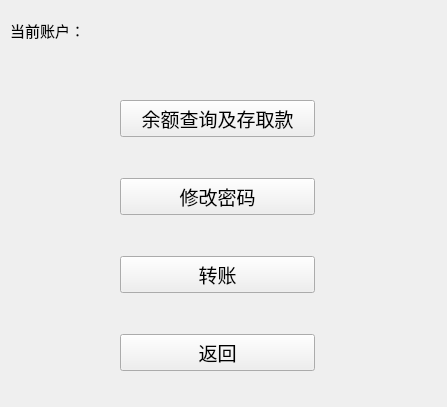
<?xml version="1.0" encoding="UTF-8"?>
<ui version="4.0">
 <class>menu</class>
 <widget class="QWidget" name="menu">
  <property name="geometry">
   <rect>
    <x>0</x>
    <y>0</y>
    <width>447</width>
    <height>407</height>
   </rect>
  </property>
  <property name="windowTitle">
   <string>菜单</string>
  </property>
  <widget class="QWidget" name="layoutWidget">
   <property name="geometry">
    <rect>
     <x>10</x>
     <y>0</y>
     <width>291</width>
     <height>61</height>
    </rect>
   </property>
   <layout class="QHBoxLayout" name="horizontalLayout">
    <item>
     <widget class="QLabel" name="label">
      <property name="font">
       <font>
        <family>微软雅黑</family>
        <pointsize>11</pointsize>
       </font>
      </property>
      <property name="text">
       <string>当前账户：</string>
      </property>
     </widget>
    </item>
    <item>
     <widget class="QLabel" name="user">
      <property name="font">
       <font>
        <family>微软雅黑</family>
        <pointsize>11</pointsize>
       </font>
      </property>
      <property name="text">
       <string/>
      </property>
     </widget>
    </item>
   </layout>
  </widget>
  <widget class="QWidget" name="">
   <property name="geometry">
    <rect>
     <x>120</x>
     <y>100</y>
     <width>195</width>
     <height>271</height>
    </rect>
   </property>
   <layout class="QVBoxLayout" name="verticalLayout">
    <item>
     <widget class="QPushButton" name="pushButton">
      <property name="font">
       <font>
        <family>微软雅黑</family>
        <pointsize>14</pointsize>
       </font>
      </property>
      <property name="text">
       <string>余额查询及存取款</string>
      </property>
     </widget>
    </item>
    <item>
     <spacer name="verticalSpacer">
      <property name="orientation">
       <enum>Qt::Vertical</enum>
      </property>
      <property name="sizeHint" stdset="0">
       <size>
        <width>20</width>
        <height>30</height>
       </size>
      </property>
     </spacer>
    </item>
    <item>
     <widget class="QPushButton" name="pushButton_2">
      <property name="font">
       <font>
        <family>微软雅黑</family>
        <pointsize>14</pointsize>
       </font>
      </property>
      <property name="text">
       <string>修改密码</string>
      </property>
     </widget>
    </item>
    <item>
     <spacer name="verticalSpacer_3">
      <property name="orientation">
       <enum>Qt::Vertical</enum>
      </property>
      <property name="sizeHint" stdset="0">
       <size>
        <width>20</width>
        <height>30</height>
       </size>
      </property>
     </spacer>
    </item>
    <item>
     <widget class="QPushButton" name="pushButton_4">
      <property name="font">
       <font>
        <family>微软雅黑</family>
        <pointsize>14</pointsize>
       </font>
      </property>
      <property name="text">
       <string>转账</string>
      </property>
     </widget>
    </item>
    <item>
     <spacer name="verticalSpacer_2">
      <property name="orientation">
       <enum>Qt::Vertical</enum>
      </property>
      <property name="sizeType">
       <enum>QSizePolicy::Expanding</enum>
      </property>
      <property name="sizeHint" stdset="0">
       <size>
        <width>20</width>
        <height>30</height>
       </size>
      </property>
     </spacer>
    </item>
    <item>
     <widget class="QPushButton" name="pushButton_3">
      <property name="font">
       <font>
        <family>微软雅黑</family>
        <pointsize>14</pointsize>
       </font>
      </property>
      <property name="text">
       <string>返回</string>
      </property>
     </widget>
    </item>
   </layout>
  </widget>
 </widget>
 <resources/>
 <connections/>
</ui>
